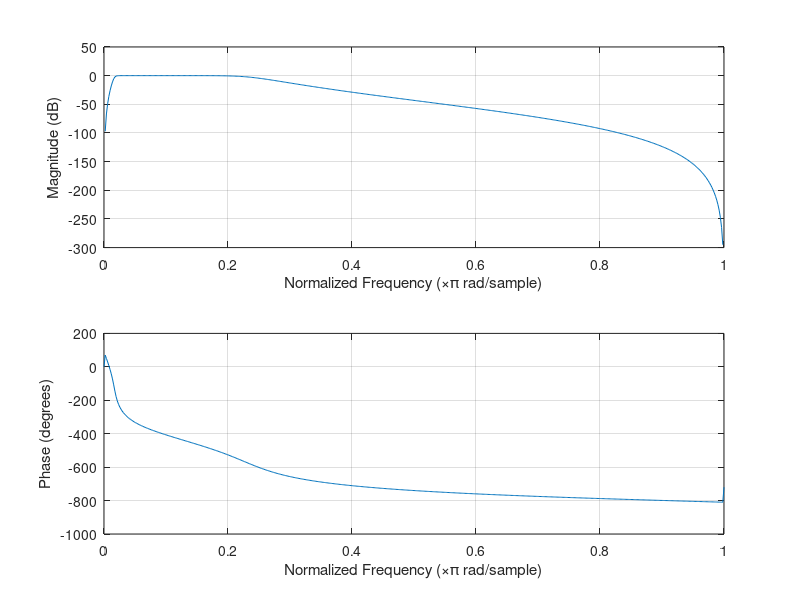
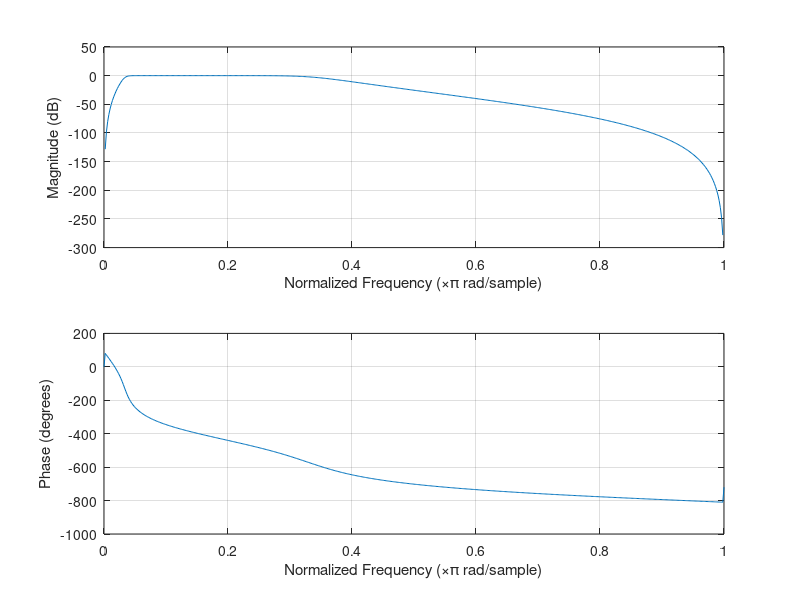

Source code (MATLAB) for these figures, in order:
clear all;

addpath('/usr/share/octave/packages/signal-1.3.2'); %incluye el specgram

load intensidad_RGB.mat; % brillo, 1 es R, 2 es G, 3 es B.

video_length = length(brillo);

frec_video = 29.37; %frecuencia muestreo video
t_video = 1/(frec_video); %tiempo muestreo video

ejeXvideo = 0 : t_video : ((video_length-1)*t_video);

%[b, a] = butter( 3, [(0.5/frec_video) , (10/frec_video)]);
%[b, a] = butter( 5, [(0.5*2/frec_video) , (10*2/frec_video)]);
%[b, a] = butter( 5, [(0.1/frec_video) , (5/frec_video)]);

[b1, a1] = butter( 5, [(0.5/frec_video) , (7/frec_video)]);

[b2, a2] = butter( 5, [(1/frec_video) , (10/frec_video)]);



%f = linspace(-frec_video/2, frec_video/2, video_length);

figure;
freqz(b1, a1);
%freqz(b, a, 512, "whole", frec_video);
print -djpg imagenes/punto_4_diagrama_filtro_1_cardiometro.jpg; %Octave
grid minor;

figure;
freqz(b2, a2);
%freqz(b, a, 512, "whole", frec_video);
print -djpg imagenes/punto_4_diagrama_filtro_2_cardiometro.jpg; %Octave
grid minor;
